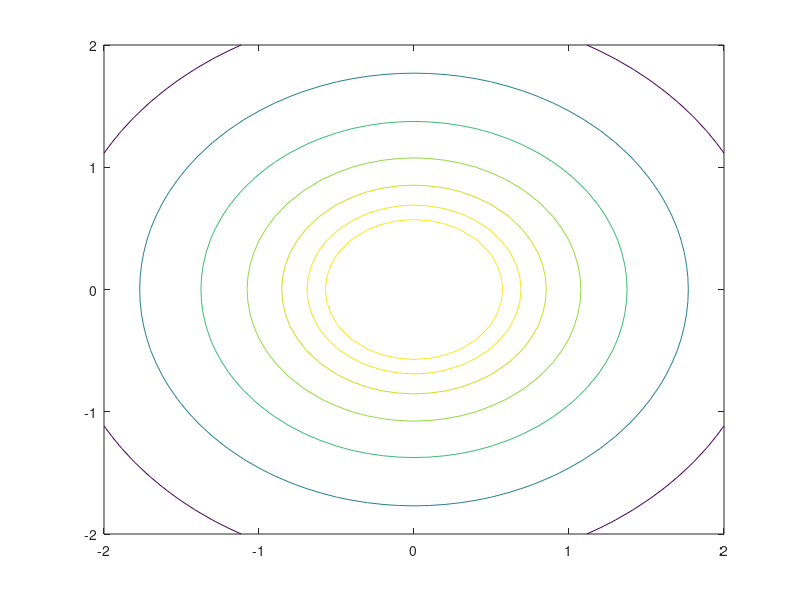

Recreate this plot in MATLAB. (Note: this script raises an error after producing the figure.)
%Question 2
clear

T_mu = [0 0];
T_C = [1/16 0; 0 1/16];

location = mvnrnd(T_mu,T_C,1).';

angles=2*pi*rand(1,4);
radius = 1;
l_x = radius * cos(angles);
l_y = radius * sin(angles);
landmarks = [l_x ; l_y];

N_mu = 0;
N_C = 0.3^2;
distance=zeros(1,4);

measure = landmarks - location + normrnd(N_mu,N_C).';
for k=1:4
    distance(k)=norm(measure(:,k));
end

%Set up the grid
x = -2:.1:2;
y = -2:.1:2;
[X Y] = meshgrid(x,y);
for j=1:10
    limits(j)=0-1.7^(j);
end

%Set up the S probability
S = log(mvnpdf([X(:) Y(:)],T_mu,T_C));
S = reshape(S,size(X));

figure('Position',[100 100 500 500])
contour(X,Y,S,limits)
%zlim([-40 10])
hold on
scatter(location(1),location(2),100,">",'filled','b')
legend('','True Position')
%scatter(l_x,l_y,'filled','r')
ax=gca;
ax.XAxisLocation = 'origin';
ax.YAxisLocation = 'origin';
axis square



%Set up the ri probilities
r=zeros(1,1681);
for k=1:4
    diff=[X(:) Y(:)]-landmarks(:,k).';
    for i=1:size(diff,1)
        dist(k,i) = norm(diff(i,:))-distance(1);
        r(:,i) = r(:,i)+log(normpdf(dist(k,i),N_mu,N_C));
    end
    R = reshape(r,size(X));
    figure('Position',[100 100 500 500])
    contour(X,Y,S+R,limits)
    %zlim([-40 10])
    hold on
    scatter(location(1),location(2),100,">",'filled','b')
    scatter(l_x(1:k),l_y(1:k),50,'filled','r')
    legend('','True Position','Landmark')
    ax=gca;
    ax.XAxisLocation = 'origin';
    ax.YAxisLocation = 'origin';
    axis square
end




